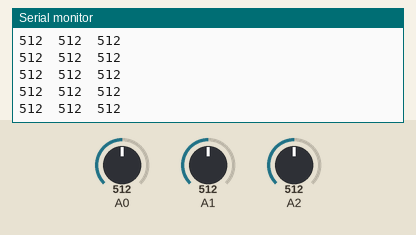
Recording of a sketch running on a simulated Arduino Uno, built with avr-gcc and run on an emulated ATmega328P. Parts: the last lines printed to the serial monitor. The inputs (shaded band) are chosen by the test bench; at power-on: A1 = 512, A0 = 512, A2 = 512.

Above: at 2.7 s.
2.8 s: A1 set to 981
At 2.86 s:
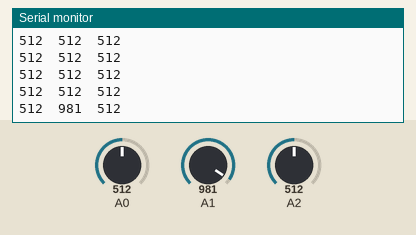
5.8 s: A1 set to 1015
At 5.81 s:
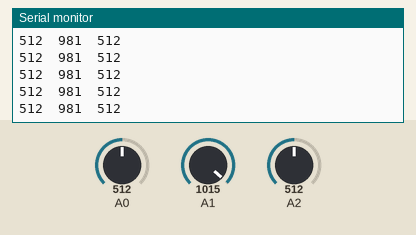
Timing chart, 0 to 8.8 s (numbered marks = the images above; inputs shaded):
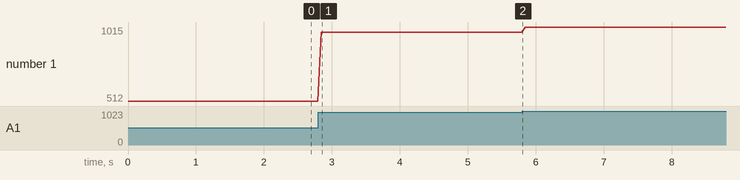

The sketch:

LIA_LINE_dec_sens_numbers.ino
```cpp
// goal of code is to get the numbers to get the analog readings
//of all three sensors for the line tracker to then use them in the main code
#define FS_R analogRead (A0)// define variable of Analog read of pin A0 as the Right side of the module
#define FS_M analogRead (A1)// define variable of Analog read of pin A1 as the middle of the module
#define FS_L analogRead (A2)// define variable of Analog read of pin A2 as the left side of the module
void setup() {
  // put your setup code here, to run once:
Serial.begin (9600); // start serial monitor
}

void loop() {
  // put your main code here, to run repeatedly:
Serial.print (FS_R); // print variables on serial monitor
Serial.print ("\t"); // print variables on serial monitor

Serial.print (FS_M); // print variables on serial monitor
Serial.print ("\t"); // print variables on serial monitor

Serial.println (FS_L); // print variables on serial monitor
delay (50);
}
```

Measured:
- after the input at 2.8 s, the serial monitor: prints a new line after 0.05 s (image 1)
- plotted number 1: 512 → 981 after the input at 2.8 s, 981 → 1015 after the input at 5.8 s
